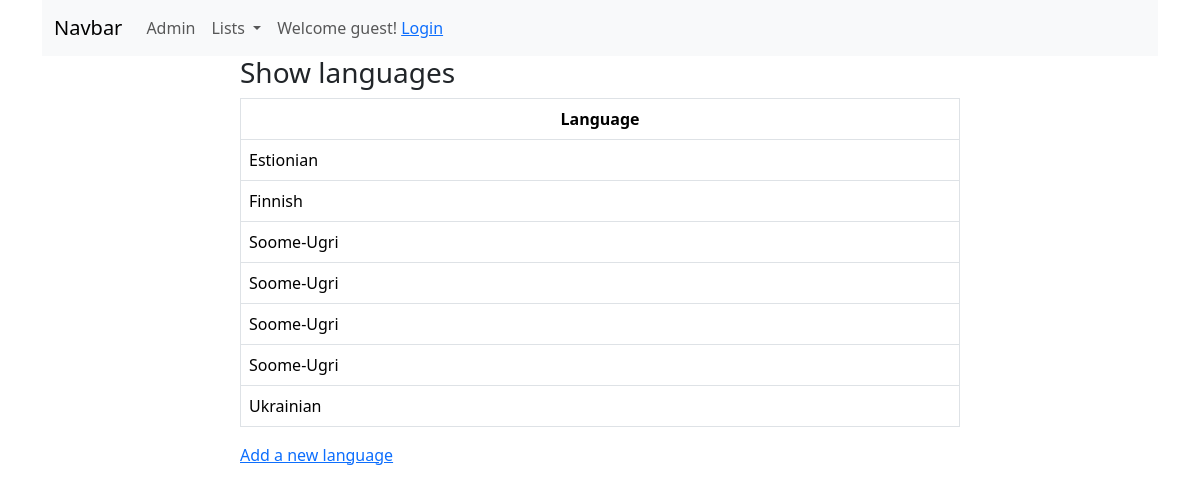
The page /booksapp/language_list on the database as committed earlier.
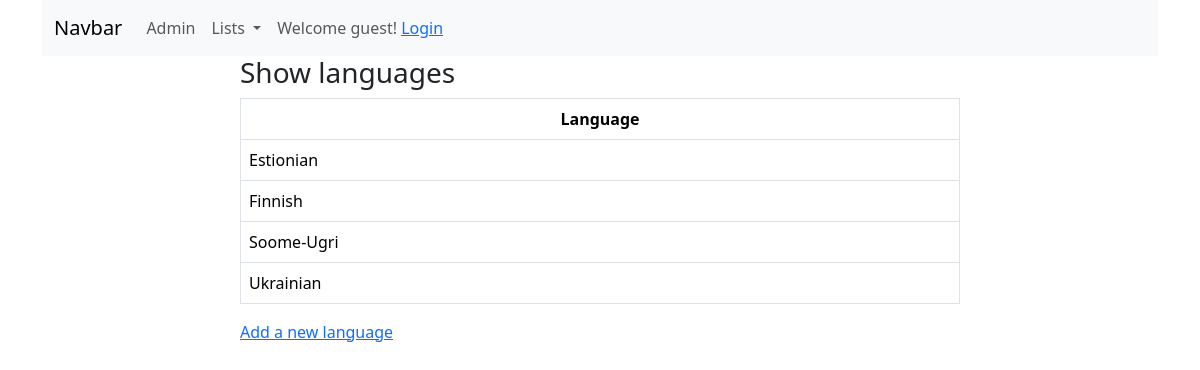
The same page on the database as committed later.
### booksapp/models.py (models this page shows)
class Language(models.Model):
    language = models. CharField(max_length=50, validators=[MinLengthValidator(3)])
    def __str__(self):
        return self.language

### booksapp/views.py (the view)
# urls.py: path('language_list', views.LanguageListView.as_view(), name='language_list'),  # language list view
class LanguageListView(ListView):
    model = Language
    queryset = Language.objects.order_by('language')

### booksapp/templates/booksapp/language_list.html (shortened to what this page needs)
{% extends 'base.html' %}
{% block content %}
	<div class="container">
    <div class="row">
        <div class="col-8 mx-auto">
            <h3>Show languages</h3>
            <table class="table table-bordered table-hover">
                <thead>
                <tr class="text-center">
                    <th>Language</th>
                </tr>
                </thead>
                <tbody>
                {% for language in object_list %}
                	<tr>
                    <td>{{ language }}</td>
                    </tr>
                {% endfor %}
                </tbody>
            </table>
            <a href="{% url 'booksapp:language_create' %}">Add a new language</a>
        </div>
    </div>
    </div>
{% endblock %}

### templates/base.html (shortened to what this page needs)
<!doctype html>
<html lang="en">
<head>
    <link href="https://cdn.jsdelivr.net/npm/bootstrap@5.3.2/dist/css/bootstrap.min.css" rel="stylesheet">
</head>
<body>
    <div class="container">
        {% include 'menu.html' %}
    </div>
    <div class="container">
        {% block content %}
        {% endblock %}
    </div>
</body>
</html>

### templates/menu.html (shortened to what this page needs)
<nav class="navbar navbar-expand-lg bg-body-tertiary">
  <div class="container-fluid">
    <a class="navbar-brand" href="{% url 'booksapp:index' %}">Navbar</a>
    <div class="collapse navbar-collapse" id="navbarNavDropdown">
      <ul class="navbar-nav">
        <li class="nav-item">
          <a class="nav-link" href="/admin">Admin</a>
        </li>
          <li class="nav-item dropdown">
          <a class="nav-link dropdown-toggle" href="#" role="button" data-bs-toggle="dropdown" aria-expanded="false">
            Lists
          </a>
        </li>
              {% if user.is_authenticated %}
    	<span class="nav-link">Welcome {{ user.username }}! <a href="{% url 'logout' %}">Logout</a></span>
    {% else %}
        <span class="nav-link">Welcome guest! <a href="{% url 'login' %}">Login</a></span>
    {% endif %}
      </ul>
    </div>
  </div>
</nav>

Rows that differ between the two databases and show on the page:
removed Language: language "Soome-Ugri"
removed Language: language "Soome-Ugri"
removed Language: language "Soome-Ugri"
